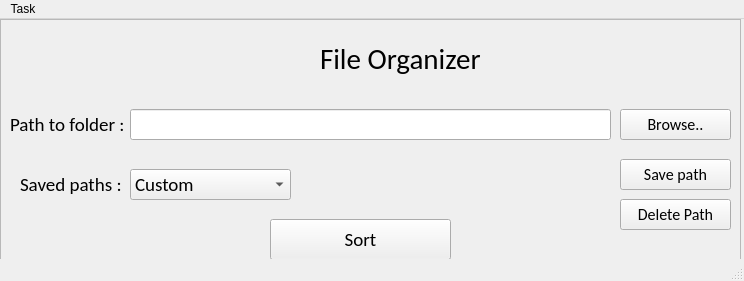
<?xml version="1.0" encoding="UTF-8"?>
<ui version="4.0">
 <class>MainWindow</class>
 <widget class="QMainWindow" name="MainWindow">
  <property name="geometry">
   <rect>
    <x>0</x>
    <y>0</y>
    <width>744</width>
    <height>281</height>
   </rect>
  </property>
  <property name="cursor">
   <cursorShape>ArrowCursor</cursorShape>
  </property>
  <property name="mouseTracking">
   <bool>false</bool>
  </property>
  <property name="windowTitle">
   <string>FIle Organizer</string>
  </property>
  <property name="windowIcon">
   <iconset>
    <normaloff>icon.ico</normaloff>icon.ico</iconset>
  </property>
  <property name="autoFillBackground">
   <bool>false</bool>
  </property>
  <property name="toolButtonStyle">
   <enum>Qt::ToolButtonTextOnly</enum>
  </property>
  <property name="documentMode">
   <bool>false</bool>
  </property>
  <property name="tabShape">
   <enum>QTabWidget::Rounded</enum>
  </property>
  <property name="dockNestingEnabled">
   <bool>false</bool>
  </property>
  <widget class="QWidget" name="centralwidget">
   <widget class="QFrame" name="frame">
    <property name="geometry">
     <rect>
      <x>0</x>
      <y>0</y>
      <width>741</width>
      <height>261</height>
     </rect>
    </property>
    <property name="font">
     <font>
      <family>Calibri</family>
      <pointsize>14</pointsize>
     </font>
    </property>
    <property name="frameShape">
     <enum>QFrame::StyledPanel</enum>
    </property>
    <property name="frameShadow">
     <enum>QFrame::Raised</enum>
    </property>
    <widget class="QLabel" name="label_2">
     <property name="geometry">
      <rect>
       <x>320</x>
       <y>20</y>
       <width>171</width>
       <height>41</height>
      </rect>
     </property>
     <property name="font">
      <font>
       <family>Calibri</family>
       <pointsize>22</pointsize>
      </font>
     </property>
     <property name="text">
      <string>File Organizer</string>
     </property>
     <property name="textInteractionFlags">
      <set>Qt::LinksAccessibleByMouse|Qt::TextSelectableByMouse</set>
     </property>
    </widget>
    <widget class="QLabel" name="label">
     <property name="geometry">
      <rect>
       <x>270</x>
       <y>20</y>
       <width>41</width>
       <height>41</height>
      </rect>
     </property>
     <property name="text">
      <string/>
     </property>
     <property name="pixmap">
      <pixmap>icon.ico</pixmap>
     </property>
     <property name="scaledContents">
      <bool>true</bool>
     </property>
    </widget>
    <widget class="QLabel" name="label_3">
     <property name="geometry">
      <rect>
       <x>10</x>
       <y>90</y>
       <width>121</width>
       <height>31</height>
      </rect>
     </property>
     <property name="text">
      <string>Path to folder :</string>
     </property>
     <property name="textInteractionFlags">
      <set>Qt::LinksAccessibleByMouse|Qt::TextSelectableByMouse</set>
     </property>
    </widget>
    <widget class="QLineEdit" name="path">
     <property name="geometry">
      <rect>
       <x>130</x>
       <y>90</y>
       <width>481</width>
       <height>31</height>
      </rect>
     </property>
     <property name="text">
      <string/>
     </property>
    </widget>
    <widget class="QPushButton" name="sort">
     <property name="geometry">
      <rect>
       <x>270</x>
       <y>200</y>
       <width>181</width>
       <height>41</height>
      </rect>
     </property>
     <property name="font">
      <font>
       <pointsize>14</pointsize>
      </font>
     </property>
     <property name="text">
      <string>Sort</string>
     </property>
    </widget>
    <widget class="QPushButton" name="browseBt">
     <property name="geometry">
      <rect>
       <x>620</x>
       <y>90</y>
       <width>111</width>
       <height>31</height>
      </rect>
     </property>
     <property name="font">
      <font>
       <pointsize>12</pointsize>
      </font>
     </property>
     <property name="text">
      <string>Browse..</string>
     </property>
    </widget>
    <widget class="QComboBox" name="savedPaths">
     <property name="geometry">
      <rect>
       <x>130</x>
       <y>150</y>
       <width>161</width>
       <height>31</height>
      </rect>
     </property>
     <item>
      <property name="text">
       <string>Custom</string>
      </property>
     </item>
     <item>
      <property name="text">
       <string>Download Folder</string>
      </property>
     </item>
    </widget>
    <widget class="QLabel" name="label_4">
     <property name="geometry">
      <rect>
       <x>20</x>
       <y>150</y>
       <width>111</width>
       <height>31</height>
      </rect>
     </property>
     <property name="text">
      <string>Saved paths :</string>
     </property>
    </widget>
    <widget class="QPushButton" name="save_path">
     <property name="geometry">
      <rect>
       <x>620</x>
       <y>140</y>
       <width>111</width>
       <height>31</height>
      </rect>
     </property>
     <property name="font">
      <font>
       <pointsize>12</pointsize>
      </font>
     </property>
     <property name="text">
      <string>Save path</string>
     </property>
     <property name="checkable">
      <bool>false</bool>
     </property>
    </widget>
    <widget class="QPushButton" name="delete_path">
     <property name="geometry">
      <rect>
       <x>620</x>
       <y>180</y>
       <width>111</width>
       <height>31</height>
      </rect>
     </property>
     <property name="font">
      <font>
       <pointsize>12</pointsize>
      </font>
     </property>
     <property name="text">
      <string>Delete Path</string>
     </property>
    </widget>
   </widget>
  </widget>
  <widget class="QStatusBar" name="statusbar"/>
  <widget class="QMenuBar" name="menuBar">
   <property name="geometry">
    <rect>
     <x>0</x>
     <y>0</y>
     <width>744</width>
     <height>21</height>
    </rect>
   </property>
   <widget class="QMenu" name="menuTask">
    <property name="title">
     <string>Task</string>
    </property>
    <addaction name="actionActivate_Task"/>
   </widget>
   <addaction name="menuTask"/>
  </widget>
  <action name="actionSave_Path">
   <property name="text">
    <string>Save Path</string>
   </property>
  </action>
  <action name="actionChange_Mode">
   <property name="text">
    <string>Change Mode</string>
   </property>
  </action>
  <action name="actionSave_Path_2">
   <property name="text">
    <string>Save Path</string>
   </property>
   <property name="shortcut">
    <string>Ctrl+S</string>
   </property>
  </action>
  <action name="actionSave_Path_1">
   <property name="text">
    <string>Save Path</string>
   </property>
   <property name="shortcut">
    <string>Ctrl+S</string>
   </property>
  </action>
  <action name="actionActivate_Task">
   <property name="checkable">
    <bool>true</bool>
   </property>
   <property name="text">
    <string>Activate Task</string>
   </property>
   <property name="shortcut">
    <string>Ctrl+T</string>
   </property>
  </action>
 </widget>
 <resources/>
 <connections/>
</ui>
